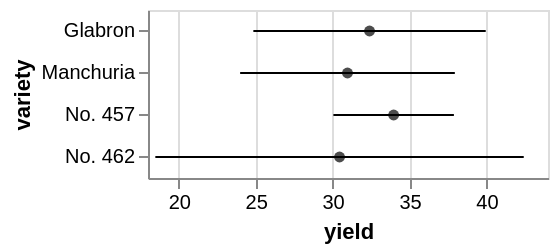

Write the Vega-Lite specification saved for this chart.
### Vega specification from a JSON file in a GitHub repository (floating-point values rounded to 4 significant figures)
{"$schema": "https://vega.github.io/schema/vega/v4.json", "autosize": "pad", "padding": 5, "width": 200, "style": "cell", "data": [{"name": "source_0", "values": [{"yield_error": 7.552, "yield_center": 32.4, "variety": "Glabron"}, {"yield_error": 6.978, "yield_center": 30.97, "variety": "Manchuria"}, {"yield_error": 3.917, "yield_center": 33.97, "variety": "No. 457"}, {"yield_error": 11.97, "yield_center": 30.45, "variety": "No. 462"}]}, {"name": "data_1", "source": "source_0", "transform": [{"type": "formula", "expr": "datum.yield_center + datum.yield_error", "as": "upper_yield_center"}, {"type": "formula", "expr": "datum.yield_center - datum.yield_error", "as": "lower_yield_center"}]}], "signals": [{"name": "y_step", "value": 21}, {"name": "height", "update": "bandspace(domain('y').length, 0.1, 0.05) * y_step"}], "marks": [{"name": "layer_0_layer_0_marks", "type": "rule", "style": ["rule", "errorbar-rule"], "from": {"data": "data_1"}, "encode": {"update": {"stroke": [{"test": "datum[\"lower_yield_center\"] === null || isNaN(datum[\"lower_yield_center\"])", "value": null}, {"value": "black"}], "tooltip": {"signal": "{\"yield\": format(datum[\"lower_yield_center\"], \"\"), \"upper_yield_center\": format(datum[\"upper_yield_center\"], \"\"), \"variety\": ''+datum[\"variety\"]}"}, "x": {"scale": "x", "field": "lower_yield_center"}, "y": {"scale": "y", "field": "variety", "band": 0.5}, "x2": {"scale": "x", "field": "upper_yield_center"}}}}, {"name": "layer_1_marks", "type": "symbol", "style": ["point"], "from": {"data": "source_0"}, "encode": {"update": {"opacity": {"value": 0.7}, "fill": [{"test": "datum[\"yield_center\"] === null || isNaN(datum[\"yield_center\"])", "value": null}, {"value": "black"}], "tooltip": {"signal": "{\"yield_center\": format(datum[\"yield_center\"], \"\"), \"variety\": ''+datum[\"variety\"]}"}, "x": {"scale": "x", "field": "yield_center"}, "y": {"scale": "y", "field": "variety", "band": 0.5}}}}], "scales": [{"name": "x", "type": "linear", "domain": {"fields": [{"data": "data_1", "field": "lower_yield_center"}, {"data": "data_1", "field": "upper_yield_center"}, {"data": "source_0", "field": "yield_center"}]}, "range": [0, {"signal": "width"}], "zero": false, "nice": true}, {"name": "y", "type": "band", "domain": {"fields": [{"data": "data_1", "field": "variety"}, {"data": "source_0", "field": "variety"}], "sort": true}, "range": {"step": {"signal": "y_step"}}, "paddingInner": 0.1, "paddingOuter": 0.05}], "axes": [{"scale": "x", "orient": "bottom", "grid": false, "title": "yield", "labelFlush": true, "labelOverlap": true, "tickCount": {"signal": "ceil(width/40)"}, "zindex": 1}, {"scale": "x", "orient": "bottom", "gridScale": "y", "grid": true, "tickCount": {"signal": "ceil(width/40)"}, "domain": false, "labels": false, "maxExtent": 0, "minExtent": 0, "ticks": false, "zindex": 0}, {"scale": "y", "orient": "left", "grid": false, "title": "variety", "labelOverlap": true, "zindex": 1}], "config": {"axisY": {"minExtent": 30}}}
